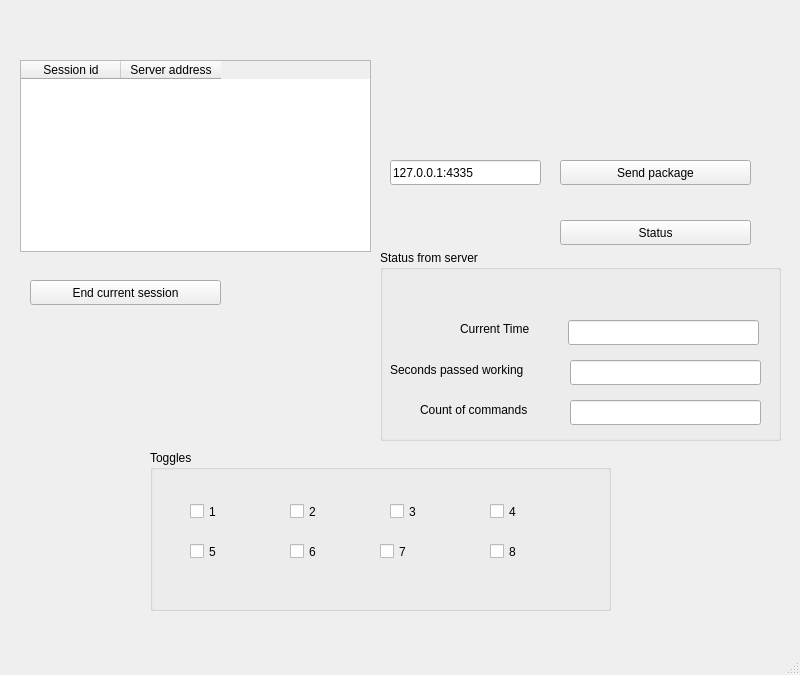
<?xml version="1.0" encoding="UTF-8"?>
<ui version="4.0">
 <class>MainWindow</class>
 <widget class="QMainWindow" name="MainWindow">
  <property name="geometry">
   <rect>
    <x>0</x>
    <y>0</y>
    <width>800</width>
    <height>675</height>
   </rect>
  </property>
  <property name="windowTitle">
   <string>MainWindow</string>
  </property>
  <widget class="QWidget" name="centralwidget">
   <widget class="QPushButton" name="pushButton">
    <property name="geometry">
     <rect>
      <x>560</x>
      <y>160</y>
      <width>191</width>
      <height>25</height>
     </rect>
    </property>
    <property name="text">
     <string>Send package</string>
    </property>
   </widget>
   <widget class="QLineEdit" name="lineEdit">
    <property name="geometry">
     <rect>
      <x>390</x>
      <y>160</y>
      <width>151</width>
      <height>25</height>
     </rect>
    </property>
    <property name="text">
     <string>127.0.0.1:4335</string>
    </property>
    <property name="placeholderText">
     <string>init/status</string>
    </property>
   </widget>
   <widget class="QPushButton" name="statBtn">
    <property name="geometry">
     <rect>
      <x>560</x>
      <y>220</y>
      <width>191</width>
      <height>25</height>
     </rect>
    </property>
    <property name="text">
     <string>Status</string>
    </property>
   </widget>
   <widget class="QTableWidget" name="sessionTable">
    <property name="geometry">
     <rect>
      <x>20</x>
      <y>60</y>
      <width>351</width>
      <height>192</height>
     </rect>
    </property>
    <property name="minimumSize">
     <size>
      <width>351</width>
      <height>192</height>
     </size>
    </property>
    <property name="cursor" stdset="0">
     <cursorShape>PointingHandCursor</cursorShape>
    </property>
    <property name="editTriggers">
     <set>QAbstractItemView::NoEditTriggers</set>
    </property>
    <column>
     <property name="text">
      <string>Session id</string>
     </property>
    </column>
    <column>
     <property name="text">
      <string>Server address</string>
     </property>
    </column>
   </widget>
   <widget class="QPushButton" name="endSessionBtn">
    <property name="geometry">
     <rect>
      <x>30</x>
      <y>280</y>
      <width>191</width>
      <height>25</height>
     </rect>
    </property>
    <property name="text">
     <string>End current session</string>
    </property>
   </widget>
   <widget class="QGroupBox" name="toggleGroupBox">
    <property name="geometry">
     <rect>
      <x>150</x>
      <y>450</y>
      <width>461</width>
      <height>161</height>
     </rect>
    </property>
    <property name="title">
     <string>Toggles</string>
    </property>
    <widget class="QCheckBox" name="checkBox">
     <property name="geometry">
      <rect>
       <x>40</x>
       <y>50</y>
       <width>92</width>
       <height>23</height>
      </rect>
     </property>
     <property name="text">
      <string>1</string>
     </property>
    </widget>
    <widget class="QCheckBox" name="checkBox_2">
     <property name="geometry">
      <rect>
       <x>140</x>
       <y>50</y>
       <width>92</width>
       <height>23</height>
      </rect>
     </property>
     <property name="text">
      <string>2</string>
     </property>
    </widget>
    <widget class="QCheckBox" name="checkBox_3">
     <property name="geometry">
      <rect>
       <x>240</x>
       <y>50</y>
       <width>92</width>
       <height>23</height>
      </rect>
     </property>
     <property name="text">
      <string>3</string>
     </property>
    </widget>
    <widget class="QCheckBox" name="checkBox_4">
     <property name="geometry">
      <rect>
       <x>340</x>
       <y>50</y>
       <width>92</width>
       <height>23</height>
      </rect>
     </property>
     <property name="text">
      <string>4</string>
     </property>
    </widget>
    <widget class="QCheckBox" name="checkBox_9">
     <property name="geometry">
      <rect>
       <x>40</x>
       <y>90</y>
       <width>92</width>
       <height>23</height>
      </rect>
     </property>
     <property name="text">
      <string>5</string>
     </property>
    </widget>
    <widget class="QCheckBox" name="checkBox_10">
     <property name="geometry">
      <rect>
       <x>140</x>
       <y>90</y>
       <width>92</width>
       <height>23</height>
      </rect>
     </property>
     <property name="text">
      <string>6</string>
     </property>
    </widget>
    <widget class="QCheckBox" name="checkBox_11">
     <property name="geometry">
      <rect>
       <x>230</x>
       <y>90</y>
       <width>92</width>
       <height>23</height>
      </rect>
     </property>
     <property name="text">
      <string>7</string>
     </property>
    </widget>
    <widget class="QCheckBox" name="checkBox_12">
     <property name="geometry">
      <rect>
       <x>340</x>
       <y>90</y>
       <width>92</width>
       <height>23</height>
      </rect>
     </property>
     <property name="text">
      <string>8</string>
     </property>
    </widget>
   </widget>
   <widget class="QGroupBox" name="StatusGroupBox">
    <property name="geometry">
     <rect>
      <x>380</x>
      <y>250</y>
      <width>401</width>
      <height>191</height>
     </rect>
    </property>
    <property name="title">
     <string>Status from server</string>
    </property>
    <widget class="QLineEdit" name="commandLE">
     <property name="geometry">
      <rect>
       <x>190</x>
       <y>150</y>
       <width>191</width>
       <height>25</height>
      </rect>
     </property>
     <property name="readOnly">
      <bool>true</bool>
     </property>
    </widget>
    <widget class="QLabel" name="label_3">
     <property name="geometry">
      <rect>
       <x>40</x>
       <y>150</y>
       <width>151</width>
       <height>20</height>
      </rect>
     </property>
     <property name="text">
      <string>Count of commands</string>
     </property>
    </widget>
    <widget class="QLineEdit" name="workingTimeLE">
     <property name="geometry">
      <rect>
       <x>190</x>
       <y>110</y>
       <width>191</width>
       <height>25</height>
      </rect>
     </property>
     <property name="readOnly">
      <bool>true</bool>
     </property>
    </widget>
    <widget class="QLabel" name="label">
     <property name="geometry">
      <rect>
       <x>80</x>
       <y>70</y>
       <width>101</width>
       <height>17</height>
      </rect>
     </property>
     <property name="text">
      <string>Current Time</string>
     </property>
    </widget>
    <widget class="QLineEdit" name="currentTimeLE">
     <property name="enabled">
      <bool>true</bool>
     </property>
     <property name="geometry">
      <rect>
       <x>188</x>
       <y>70</y>
       <width>191</width>
       <height>25</height>
      </rect>
     </property>
     <property name="readOnly">
      <bool>true</bool>
     </property>
    </widget>
    <widget class="QLabel" name="label_2">
     <property name="geometry">
      <rect>
       <x>10</x>
       <y>110</y>
       <width>171</width>
       <height>20</height>
      </rect>
     </property>
     <property name="text">
      <string>Seconds passed working</string>
     </property>
    </widget>
   </widget>
  </widget>
  <widget class="QStatusBar" name="statusbar"/>
 </widget>
 <resources/>
 <connections/>
</ui>
